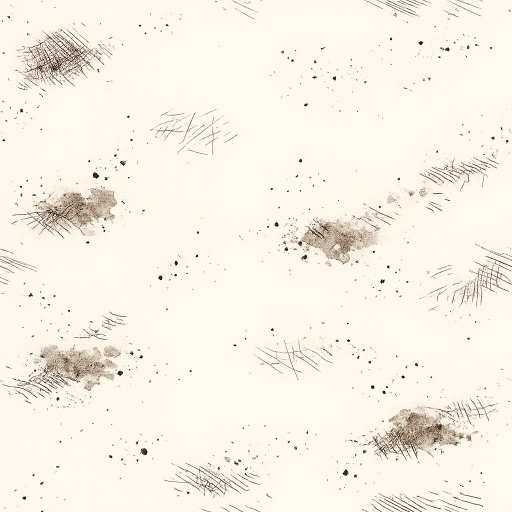
#> input picture BladeHexFrontend/src/map_textures_backup/tileable/parchment_detail.png, 1024 x 1024 px (shown at 1/2 size)
$ python -i analyze_screenshot.py   (imports and definitions only)
#> lines starting #> are read from the running program, lines starting #| are printed output that depends on the picture
import sys
import os
import json
import base64
import ssl
import math
import urllib.request
import urllib.error
from PIL import Image, ImageDraw

# ── SSL & Clash 代理配置 ─────────────────────────────────────────
SSL_CTX = ssl.SSLContext(ssl.PROTOCOL_TLS_CLIENT)
SSL_CTX.minimum_version = ssl.TLSVersion.TLSv1_2
SSL_CTX.check_hostname = False
SSL_CTX.verify_mode = ssl.CERT_NONE

GEMINI_KEY = "AIzaSyBhOAsGgTgyMha1Iq3I6HQ5aZJSnL4nI6s"
GEMINI_MODEL = "gemini-3.1-flash-lite"
GEMINI_URL = f"https://generativelanguage.googleapis.com/v1beta/models/{GEMINI_MODEL}:generateContent?key={GEMINI_KEY}"

USE_PROXY = True
PROXY_URL = "http://127.0.0.1:7897"

# ── 物理边缘校验 ─────────────────────────────────────────
def check_physical_edges_is_clean(img_path, cx=128.0, cy=128.0, cutoff=121.5):
    if not os.path.exists(img_path):
        return False
    try:
        img = Image.open(img_path).convert("RGBA")
        w, h = img.size
        dirty_count = 0
        for y in range(h):
            for x in range(w):
                dx = x + 0.5 - cx
                dy = y + 0.5 - cy
                dist = math.sqrt(dx*dx + dy*dy)
                if dist > cutoff:
                    r, g, b, a = img.getpixel((x, y))
                    if a > 0:
                        dirty_count += 1
        return dirty_count == 0
    except:
        return False

# ── 罗马数字网格拼合机制 ─────────────────────────────────────────
def build_digits_grid(img_path):
    img = Image.open(img_path).convert("RGBA")
    grid = Image.new("RGBA", (256, 256), (240, 240, 240, 255))
    draw = ImageDraw.Draw(grid)

    cx, cy = 128.0, 128.0
    R = 98.0
    size = 24
    half = size / 2.0

    DIGIT_CONFIGS = [
        {"idx": 0, "name": "XII", "angle": 0.0, "dx": -0.45, "dy": -0.81},
        {"idx": 1, "name": "I", "angle": 30.0, "dx": -0.48, "dy": -0.74},
        {"idx": 2, "name": "II", "angle": 60.0, "dx": -0.65, "dy": -0.70},
        {"idx": 3, "name": "III", "angle": 90.0, "dx": -0.58, "dy": -1.46},
        {"idx": 4, "name": "IV", "angle": 120.0, "dx": -0.43, "dy": -0.55},
        {"idx": 5, "name": "V", "angle": 150.0, "dx": -0.52, "dy": -0.25},
        {"idx": 6, "name": "VI", "angle": 180.0, "dx": -0.75, "dy": -0.49},
        {"idx": 7, "name": "VII", "angle": 210.0, "dx": -0.38, "dy": -1.07},
        {"idx": 8, "name": "VIII", "angle": 240.0, "dx": -0.16, "dy": -0.89},
        {"idx": 9, "name": "IX", "angle": 270.0, "dx": -0.39, "dy": -1.50},
        {"idx": 10, "name": "X", "angle": 300.0, "dx": -0.45, "dy": -0.57},
        {"idx": 11, "name": "XI", "angle": 330.0, "dx": -0.52, "dy": -0.66}
    ]

    cell_size = 64
    for i, cfg in enumerate(DIGIT_CONFIGS):
        angle = cfg["angle"]
        dx, dy = cfg["dx"], cfg["dy"]
        rad = math.radians(angle)
        nx = cx + R * math.sin(rad) + dx
        ny = cy - R * math.cos(rad) + dy
        crop_box = (int(nx - half), int(ny - half), int(nx + half), int(ny + half))
        digit_crop = img.crop(crop_box)
        restore_angle = angle
        restored = digit_crop.rotate(restore_angle, resample=Image.Resampling.BICUBIC)
        restored_large = restored.resize((48, 48), Image.Resampling.LANCZOS)

        col = i % 3
        row = i // 3
        gx = col * cell_size + (cell_size - 48) // 2
        gy = row * cell_size + (cell_size - 48) // 2
        grid.paste(restored_large, (gx, gy), restored_large)
        draw.rectangle([col*cell_size, row*cell_size, (col+1)*cell_size-1, (row+1)*cell_size-1], outline=(200, 200, 200, 255))

    return grid

# ── 调用 Gemini 视觉接口 ─────────────────────────────────────────
def call_gemini_api(img_bytes, prompt):
    img_b64 = base64.b64encode(img_bytes).decode("utf-8")
    payload = {
        "contents": [
            {
                "parts": [
                    {"text": prompt},
                    {"inline_data": {"mime_type": "image/png", "data": img_b64}},
                ]
            }
        ],
        "generationConfig": {
            "temperature": 0.1,
            "maxOutputTokens": 600,
            "responseMimeType": "application/json"
        },
    }

    payload_bytes = json.dumps(payload).encode("utf-8")
    req = urllib.request.Request(
        GEMINI_URL,
        data=payload_bytes,
        headers={"Content-Type": "application/json"},
        method="POST"
    )

    if USE_PROXY:
        proxy_handler = urllib.request.ProxyHandler({'http': PROXY_URL, 'https': PROXY_URL})
        opener = urllib.request.build_opener(proxy_handler, urllib.request.HTTPSHandler(context=SSL_CTX))
    else:
        opener = urllib.request.build_opener(urllib.request.HTTPSHandler(context=SSL_CTX))

    try:
        with opener.open(req, timeout=35) as response:
            res_data = json.loads(response.read().decode('utf-8'))
            text = res_data["candidates"][0]["content"]["parts"][0]["text"].strip()
            if text.startswith("```"):
                lines = text.split("\n")
                if lines[0].startswith("```"):
                    lines = lines[1:]
                if lines[-1].strip() == "```":
                    lines = lines[:-1]
                text = "\n".join(lines).strip()
            return text
    except Exception as e:
        print(f"API Connect Error: {str(e)}")
        return None

# ── 模式 1: 截图测试 ─────────────────────────────────────────
# [89 lines left out: function mode_screenshot, not called in this run]

# ── 模式 2 & 3: 图像生成与修改审核 ─────────────────────────────────────────
def mode_asset_audit(filepath, is_modify=False):
    clean_edges = check_physical_edges_is_clean(filepath)
#> in check_physical_edges_is_clean, img is the input picture: PIL image 1024x1024 RGBA; mean R, G, B, A 247.8, 242.1, 227.6, 254.9
#> after the loop in check_physical_edges_is_clean, `for y in range(h):`: dirty_count = 1002224
#> clean_edges = False

    img = Image.open(filepath).convert("RGBA")
    white_bg = Image.new("RGBA", img.size, (255, 255, 255, 255))
#> white_bg: PIL image 1024x1024 RGBA; every value is 255
    combined_wheel = Image.alpha_composite(white_bg, img).convert("RGB")
    digits_grid = build_digits_grid(filepath).convert("RGB")
#> the loop in build_digits_grid, `for i, cfg in enumerate(DIGIT_CONFIGS):` made 12 passes
#> pass 1, in build_digits_grid, `digit_crop = img.crop(crop_box)`:
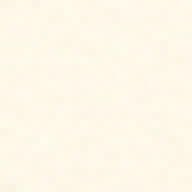
#> digit_crop: PIL image 24x24 RGBA (shown 8 times larger); mean R, G, B, A 253.6, 248.1, 233.4, 254.9; transparent parts drawn white
#> pass 2, in build_digits_grid, `digit_crop = img.crop(crop_box)`:
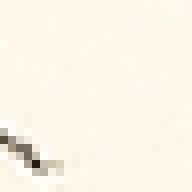
#> digit_crop: PIL image 24x24 RGBA (shown 8 times larger); mean R, G, B, A 250.8, 245.2, 230.7, 255; transparent parts drawn white
#> pass 2, in build_digits_grid, `restored = digit_crop.rotate(restore_angle, resample=Image.Resampling...`:
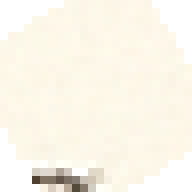
#> restored: PIL image 24x24 RGBA (shown 8 times larger); mean R, G, B, A 211.4, 206.6, 194.4, 215.8; transparent parts drawn white
#> after the loop in build_digits_grid, `for i, cfg in enumerate(DIGIT_CONFIGS):`:
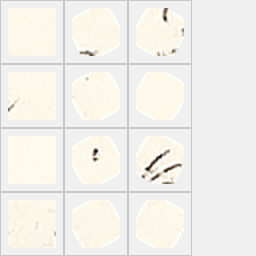
#> grid: PIL image 256x256 RGBA; mean R, G, B, A 242.1, 240.1, 234.8, 253.9; transparent parts drawn white
#> after the loop in build_digits_grid, `for i, cfg in enumerate(DIGIT_CONFIGS):`:
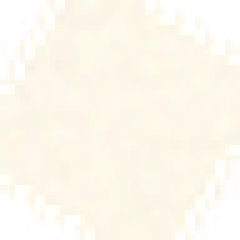
#> restored_large: PIL image 48x48 RGBA (shown 5 times larger); mean R, G, B, A 234.5, 229.6, 217.1, 215.6; transparent parts drawn white

    composite = Image.new("RGB", (512, 256))
#> composite: PIL image 512x256 RGB; every value is 0
    composite.paste(combined_wheel, (0, 0))
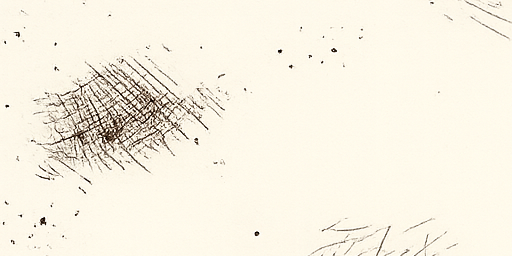
#> composite: PIL image 512x256 RGB; mean R, G, B 247, 241.4, 227
    composite.paste(digits_grid, (256, 0))
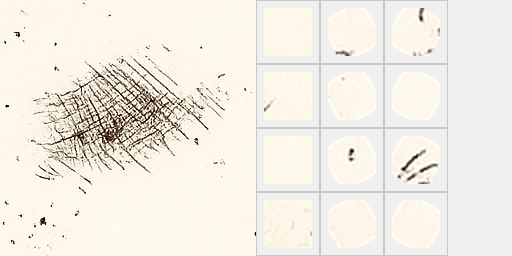
#> composite: PIL image 512x256 RGB; mean R, G, B 241.6, 237.4, 227.6

    from io import BytesIO
    out_io = BytesIO()
    composite.save(out_io, format="PNG")
    img_bytes = out_io.getvalue()

    audit_prompt = (
        "You are auditing a game UI dial asset. The provided image shows two panels side-by-side (512x256):\n"
        "- Left side (0-256px): The processed 'DayNight_Wheel.png' on a pure white background for circular edge inspection.\n"
        "- Right side (256-512px): A 4x3 grid displaying all 12 Roman numerals cropped and rotated back to check their radial alignments.\n\n"
        "Analyze the image and reply with a JSON object. Evaluate by these rules:\n"
        "1. Background removal (Left side): Look at the outer circular border of the dial against the white canvas. Is it clean and free of any dark fringe pixels? (Set 'clean_edges' to true if clean).\n"
        "2. Roman Numerals Orientation (Right side): The 12 Roman numerals in the grid have been counter-rotated. They should look generally upright and legible. Minor angle variations are acceptable. Only major wrong directions or severe clipping/text distortion should be marked false. If they are generally upright and readable, set 'correct_radial_alignment' to true.\n"
        "3. Core Textures & Rivets: Golden circular rims and golden rivets between numerals must be sharp and have no double-shadow blur. (Set 'undamaged_textures' to true).\n\n"
        "If all three criteria are met, set 'rating' to 'Pass', otherwise 'Fail'.\n"
        "Provide your review in the following JSON format (JSON ONLY, NO markdown blocks):\n"
        "{\n"
        "  \"rating\": \"Pass\" or \"Fail\",\n"
        "  \"clean_edges\": true or false,\n"
        "  \"correct_radial_alignment\": true or false,\n"
        "  \"undamaged_textures\": true or false,\n"
        "  \"explanation\": \"中文描述发现，指明是否有多余背景像素、字形朝向或清晰度问题\"\n"
        "}"
    )

    print(f"Calling Gemini API for {'Asset Modify' if is_modify else 'Asset Generate'} Audit...")
    res = call_gemini_api(img_bytes, audit_prompt)

    report_dict = {}
    if res:
        try:
            report_dict = json.loads(res)
        except:
            pass

    if not report_dict:
        rating = "Pass" if clean_edges else "Fail"
#> rating = 'Fail'
        report_dict = {
            "rating": rating,
            "clean_edges": clean_edges,
            "correct_radial_alignment": True,
            "undamaged_textures": True,
            "explanation": "Gemini API 离线，由本地物理通道评定边缘透明去背: " + ("合格" if clean_edges else "不合格，极边缘检测到暗色/脏像素！")
        }

    final_report_str = json.dumps(report_dict, indent=2, ensure_ascii=False)
    print("\n=== Gemini 真实视觉模型审核报告 ===")
    print(final_report_str)
#| {
#|   "rating": "Fail",
#|   "clean_edges": false,
#|   "correct_radial_alignment": true,
#|   "undamaged_textures": true,
#|   "explanation": "Gemini API 离线，由本地物理通道评定边缘透明去背: 不合格，极边缘检测到暗色/脏像素！"
#| }
    print("================================")

    try:
        os.makedirs("scratch", exist_ok=True)
        # 支持同时写回本地的 last_audit_report.json 存档，以便项目内其它流程消费
        with open(r"scratch\last_audit_report.json", "w", encoding="utf-8") as f:
            f.write(final_report_str)
    except:
        pass

    if report_dict.get("rating") == "Pass":
        sys.exit(0)
    else:
#> (the run stopped early here; a loop or call above may not have finished)

$ run again, on BladeHexFrontend/src/map_textures_backup/tileable/shadow_ink.png
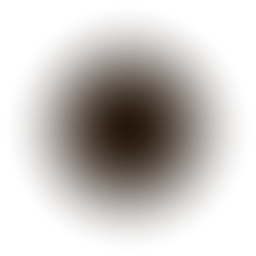
#> input picture BladeHexFrontend/src/map_textures_backup/tileable/shadow_ink.png, 256 x 256 px
#> in check_physical_edges_is_clean, img is the input picture: PIL image 256x256 RGBA; mean R, G, B, A 38, 23, 11, 59.2
#> after the loop in check_physical_edges_is_clean, `for y in range(h):`: dirty_count = 1065
#> clean_edges = False
#> white_bg: PIL image 256x256 RGBA; every value is 255
#> after the loop in build_digits_grid, `for i, cfg in enumerate(DIGIT_CONFIGS):`:
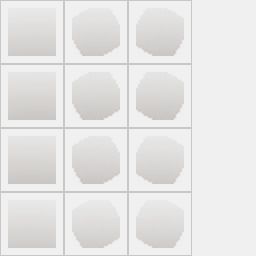
#> grid: PIL image 256x256 RGBA; mean R, G, B, A 228.1, 227.4, 226.8, 244.4; transparent parts drawn white
#> in mode_asset_audit, `composite.paste(digits_grid, (256, 0))`:
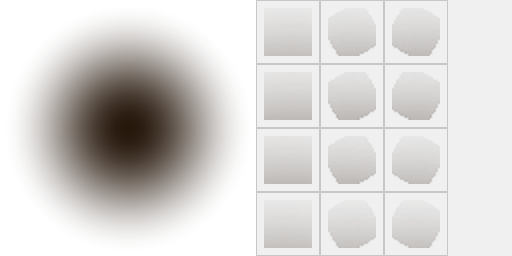
#> composite: PIL image 512x256 RGB; mean R, G, B 216.4, 214.3, 212.6
#> rating = 'Fail'
#| {
#|   "rating": "Fail",
#|   "clean_edges": false,
#|   "correct_radial_alignment": true,
#|   "undamaged_textures": true,
#|   "explanation": "Gemini API 离线，由本地物理通道评定边缘透明去背: 不合格，极边缘检测到暗色/脏像素！"
#> (further printed lines are left out)
